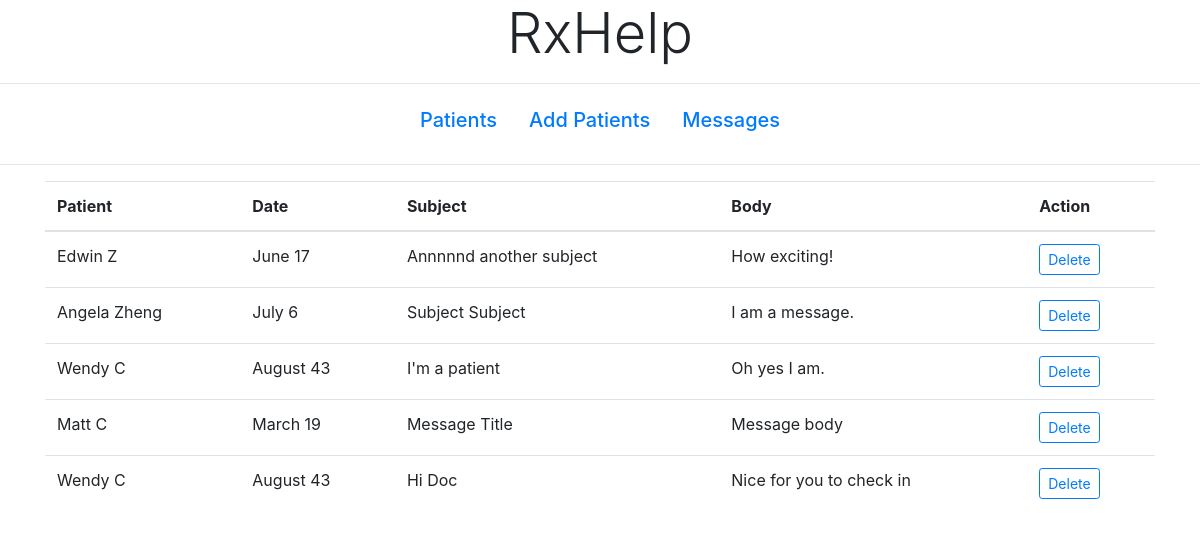
Page /providerMessages/1 on the committed database.
### tables this page shows
CREATE TABLE patients(
username VARCHAR(255) NOT NULL,
id_num INT PRIMARY KEY,
password VARCHAR(255) NOT NULL,
name VARCHAR(255) NOT NULL,
age INT, 
birthday VARCHAR(255) NOT NULL,
sex VARCHAR(255) NOT NULL,
height VARCHAR(255) NOT NULL,
weight INT,
img VARCHAR(255) NOT NULL
);

CREATE TABLE message(
patient VARCHAR(255) NOT NULL,
dr INT,
msg_id INT PRIMARY KEY,
day varchar(255) NOT NULL,
subject VARCHAR(255) NOT NULL,
body VARCHAR(300) NOT NULL
);

### app.py (the view)
@app.route('/providerMessages/<id_number>', methods=['GET', 'POST'])
def msgDr(id_number):
    conn = sqlite3.connect('database.db')
    cur = conn.cursor()
    cur.execute("select * from patients a join message b on a.id_num = b.patient where b.dr = " + id_number + ";")
    joinedData = cur.fetchall()
    return render_template('provider/providerMessages.html', joinedData=joinedData, id_number=id_number)

### templates/provider/providerMessages.html (shortened to what this page needs)
<!DOCTYPE html>
<html lang="en">
<head>
    <link rel="stylesheet" href="https://stackpath.bootstrapcdn.com/bootstrap/4.1.3/css/bootstrap.min.css">
</head>
<body>
<b><h1 style="text-align: center;" class="display-4">RxHelp</h1></b>
<hr>
<ul class="nav justify-content-center">
    <li class="nav-item">
        <a class="nav-link active" href="/providerHome/{{ id_number }}"><h5>Patients</h5></a>
    </li>
    <li class="nav-item">
        <a class="nav-link" href="/providerAdd/{{ id_number }}"><h5>Add Patients</h5></a>
    </li>
    <li class="nav-item">
        <a class="nav-link" href="/providerMessages/{{ id_number }}"><h5>Messages</h5></a>
    </li>
</ul>
<hr>
<div id="boxy" class="container">
    <table class="table">
        <thead>
        <tr>
            <th scope="col">Patient</th>
            <th scope="col">Date</th>
            <th scope="col">Subject</th>
            <th scope="col">Body</th>
            <th scope="col">Action</th>
        </tr>
        </thead>
        <tbody>
        {% for o in joinedData %}
        <tr>
            <td>{{ o[3] }}</td>
            <td>{{ o[5] }}</td>
            <td>{{ o[14] }}</td>
            <td>{{ o[15] }}</td>
            <td>
                <a href="/providerDeleteMsg/{{id_number}}/{{o[12]}}" class="btn btn-outline-primary btn-sm">Delete</a>
            </td>
        </tr>
        {% endfor %}
        </tbody>
    </table>
</div>
</body>
</html>

### templates/provider/providerMessages.html (style rules this page uses)
body { background-image: url("https://cdn.hipwallpaper.com/i/98/63/rckmR3.jpg"); background-size: auto auto; }
#boxy { background-color: rgba(255, 255, 255, 0.6); }

### rows in the picture
patients: name "Edwin Z", birthday "June 17", subject "Annnnnd another subject", body "How exciting!"
patients: name "Angela Zheng", birthday "July 6", subject "Subject Subject", body "I am a message."
patients: name "Wendy C", birthday "August 43", subject "I'm a patient", body "Oh yes I am.", subject "Hi Doc", body "Nice for you to check in"
patients: name "Matt C", birthday "March 19", subject "Message Title", body "Message body"
